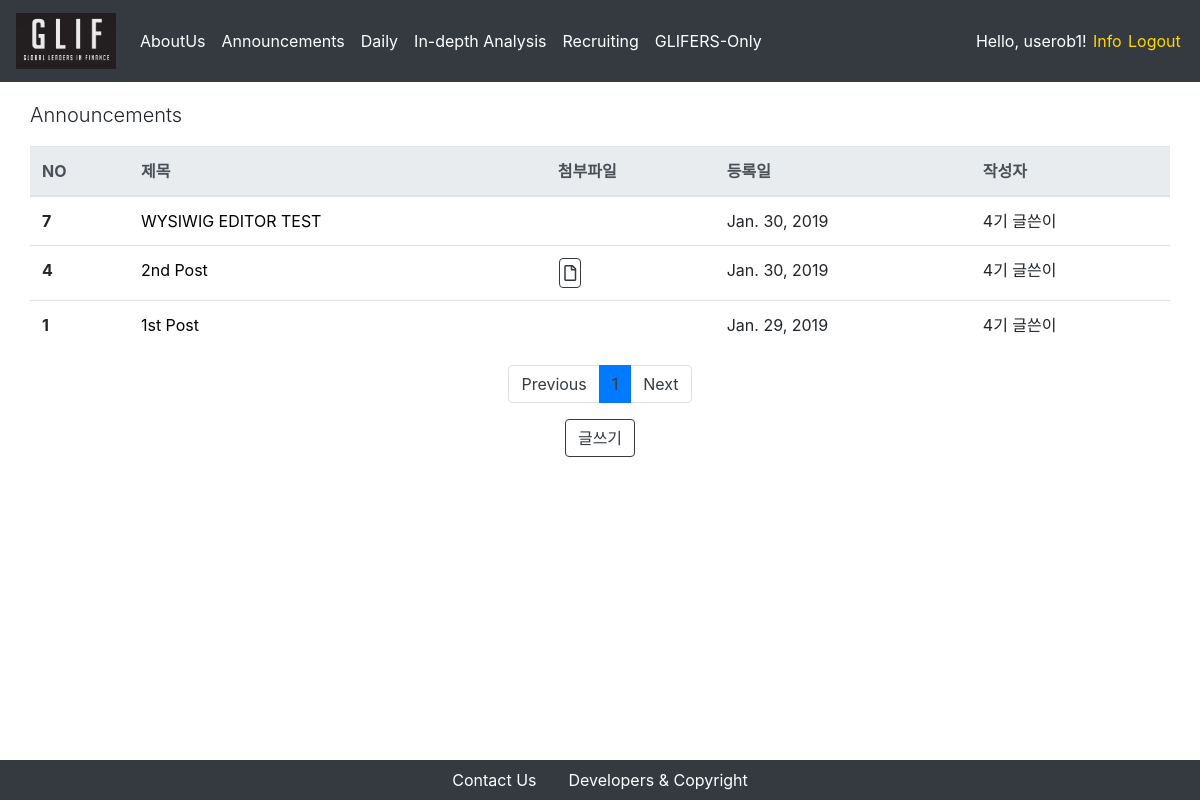
Page /announcement/ (signed in) on the committed database.
### users/models.py (models this page shows, shortened)
class CustomUser(AbstractUser):
    is_glifer = models.BooleanField(default=False)
    is_applicant = models.BooleanField(default=False)

class Glifer(models.Model):
    user = models.OneToOneField(CustomUser, on_delete = models.CASCADE, primary_key = True)
    is_mentor = models.BooleanField(default=False)
    name_en = models.CharField(max_length = 250)
    name_kr = models.CharField(max_length = 250)
    birthdate = models.DateField(default = "2000-01-01")
    phonenumber = models.CharField(max_length = 250)
    email= models.EmailField(max_length = 250)
    work_at = models.CharField(max_length = 250, blank = True)
    self_intro = models.TextField(max_length = 1000)
    profile_img = models.FileField(upload_to = 'profiles/%Y/%m/%d/', default = '/users/man-user.png')
    nth = models.CharField(
        max_length=2,
        choices=nth_CHOICES,
        default=glif_4th,
    )
    def __str__(self):
        return self.nth + " " + self.name_kr

### announcement/models.py (models this page shows, shortened)
class Post(models.Model):
    title = models.CharField(max_length = 250)
    attached_file = models.FileField(upload_to = 'announcement_attached_files/%Y/%m/%d/', blank = True, null = True)
    written_date = models.DateField(auto_now = True)
    writer = models.ForeignKey(Glifer, on_delete = models.CASCADE, related_name = "announcement_writer")
    content = RichTextUploadingField()

### announcement/views.py (the view)
# urls.py: path('', PostListView.as_view(), name='announcement-index'),
class PostListView(ListView):
    model = Post
    template_name = 'announcement/index.html'
    context_object_name = "posts"
    paginate_by = 5
    block_size = 5 # 하단의 페이지 목록 수
    def get_queryset(self):
        order_by_recent_time = Post.objects.all().order_by("-pk")
        return order_by_recent_time
    def get_context_data(self, **kwargs):
        context = super(PostListView, self).get_context_data(**kwargs)
        block_size = 5 # 하단의 페이지 목록 수
        start_index = int((context['page_obj'].number - 1) / self.block_size) * self.block_size
        end_index = min(start_index + self.block_size, len(context['paginator'].page_range))
        context['page_range'] = context['paginator'].page_range[start_index:end_index]
        return context

### announcement/templates/announcement/index.html
{% extends 'setups/base.html' %}
{% block body %}
<div class = "container">
    <div class = "row">
        <p class = "lead">Announcements</p>
        <table class="table">
            <thead class="thead-light">
                <tr>
                    <th scope="col">NO</th>
                    <th scope="col">제목</th>
                    <th scope="col">첨부파일</th>
                    <th scope="col">등록일</th>
                    <th scope="col">작성자</th>
                </tr>
            </thead>
            <tbody>
                {% for post in posts %}
                    <tr>
                        <th scope="row">{{ post.id }}</th>
                        <td>
                            <a href="/announcement/{{post.pk}}" style = "color:black"> {{ post.title }} </a>
                        </td>
                        {% if post.attached_file != '' %}
                            <td><button type="button" class="btn btn-outline-dark btn-download" onclick="location.href = '/announcement/{{post.pk}}/download'"><i class="far fa-file"></i></button></td>
                        {% else %}
                            <td></td>
                        {% endif %}
                        <td>{{ post.written_date }}</td>
                        <td>{{ post.writer }}</td>
                    </tr>
                {% endfor %}
            </tbody>
        </table>
    </div>
    <nav aria-label="Page navigation">
        <ul class="pagination justify-content-center">
            {% if page_obj.has_previous %}
            <li class = "page-item">
                <a class = "page-link" href="?page={{ page_obj.previous_page_number }}" aria-label="Previous">
                Previous
                </a>
            </li>
            {% else %}
            <li class="page-item"><a class="page-link" href="#" tabindex="-1" aria-disabled="true">Previous</a></li>
            {% endif %}
            {% for i in page_range %}
            {% if page_obj.number == i %}
                <li class = "active page-item"><a class="page-link" href="#">{{i}}</a></li>
            {% else %}
                <li class = "page-item"><a class = "page-link" href="?page={{ i }}">{{ i }}</a></li>
            {% endif %}
            {% endfor %}
            {% if page_obj.has_next %}
            <li class = "page-item">
                <a class = "page-link" href="?page={{ page_obj.next_page_number }}" aria-label="Next">
                    Next
                </a>
            </li>
            {% else %}
            <li class="page-item">
                <a class="page-link" href="#">Next</a>
            </li>
            {% endif %}
        </ul>
    </nav>
    <div class = "row align-items-center justify-content-center">
        <button type="button" class="btn btn-outline-dark" onclick="location.href = '/announcement/new'">글쓰기</button>
    </div>
</div>
{% endblock %}

### setups/templates/setups/base.html (shortened to what this page needs)
<!DOCTYPE html>
<html lang="en">
<head>
    {% load staticfiles %}
    <link rel="stylesheet" href="https://stackpath.bootstrapcdn.com/bootstrap/4.2.1/css/bootstrap.min.css">
    <link rel="stylesheet" type="text/css" href="{% static 'setups/css/index.css' %}">
    <link rel="stylesheet" type="text/css" href="{% static 'setups/css/navbar.css' %}">
    <link rel="stylesheet" type="text/css" href="{% static 'setups/css/aboutUs.css' %}">
    <link rel="stylesheet" type="text/css" href="{% static 'setups/css/daily.css' %}">
    <link rel="stylesheet" type="text/css" href="{% static 'setups/css/recruit.css' %}">
    <link rel="stylesheet" href="https://use.fontawesome.com/releases/v5.6.3/css/all.css">
</head>
<body>
    <nav class="navbar fixed-top navbar-expand-lg navbar-dark bg-dark">
        <a class = "navbar-brand" href = "/"><img class = "logo-img" src="{% static 'setups/images/gliflinklogo.png' %}"></a>
        <div class="collapse navbar-collapse" id="navbarSupportedContent">
        <ul class="navbar-nav mr-auto">
            <li class="nav-item dropdown">
                <a class="nav-link dropdown-toggle" href="#" id="navbarDropdownMenuLink" role="button" data-toggle="dropdown" aria-haspopup="false" aria-expanded="true">
                    AboutUs
                </a>
            </li>
            <li class="nav-item active">
                <a class="nav-link" href="/announcement">Announcements <span class="sr-only">(current)</span></a>
            </li>
            <li class="nav-item dropdown">
                <a class="nav-link dropdown-toggle" href="#" id="navbarDropdownMenuLink" role="button" data-toggle="dropdown" aria-haspopup="false" aria-expanded="true">
                    Daily
                </a>
            </li>
            <li class="nav-item active">
                <a class="nav-link" href="/indepthanalysis">In-depth Analysis <span class="sr-only">(current)</span></a>
            </li>
            <li class="nav-item active">
                <a class="nav-link" href="/recruiting">Recruiting <span class="sr-only">(current)</span></a>
            </li>
            <li class="nav-item dropdown">
                <a class="nav-link dropdown-toggle" href="#" id="navbarDropdownMenuLink" role="button" data-toggle="dropdown" aria-haspopup="false" aria-expanded="true">
                    GLIFERS-Only
                </a>
            </li>
        </ul>
        {% if user.is_authenticated %}
            <ul class="nav navbar-nav navbar-right">
                <li class = "authentification greeting">
                    Hello, {{ user.glifer.name_en }}!
                </li>
                <li class = "authentification"> <a class = "auth-link" href="/accounts/glifer/userinfo/{{ user.pk }}">Info</a> </li>
                <li class = "authentification"> <a class = "auth-link" href="{% url 'logout' %}">Logout</a> </li>
            </ul>
        {% else %}
            <ul class="nav navbar-nav navbar-right">
                <li class = "authentification"> <a class = "auth-link" href="{% url 'login' %}">Login</a> </li>
                <li class = "authentification"> <a class = "auth-link" href="{% url 'signup' %}">Sign up</a> </li>
            </ul>
        {% endif %}
        </div>
    </nav>
    {% block body %}{% endblock %}
    <div class="fixed-bottom bg-dark text-muted">
        <ul class="nav justify-content-center">
            <li class="nav-item">
                <a class="nav-link active" href="#" data-toggle="modal" data-target="#contactus">Contact Us</a>
            </li>
            <li class="nav-item">
                <a class="nav-link" href="#" data-toggle="modal" data-target="#devcopy">Developers & Copyright</a>
            </li>
        </ul>
    </div>
    </body>
</html>

### setups/static/setups/css/index.css (style rules this page uses)
.container { margin-top: 100px; margin-bottom: 100px; }
.btn { margin-left: 0.1em; margin-right: 0.1em; }
.btn.btn-download { padding: 2px 4px; }
a.page-link { color: #343a40!important; }
.page-item.active { background-color: gold; }

### setups/static/setups/css/navbar.css (style rules this page uses)
.navbar-dark .navbar-nav .nav-link { color: white; }
.logo-img { width: 100px; }
a { color: white; }
.dropdown-toggle::after { display:none; }
.authentification { padding-right: 0.2em; padding-left: 0.2em; }
.authentification.greeting { color: white; }
a.auth-link { color: gold; }

### rows in the picture
CustomUser: glifer.name_en "userob1"
Post: id "7", title "WYSIWIG EDITOR TEST", written_date "Jan. 30, 2019", writer "4기 글쓴이"
Post: id "4", title "2nd Post", written_date "Jan. 30, 2019", writer "4기 글쓴이"
Post: id "1", title "1st Post", written_date "Jan. 29, 2019", writer "4기 글쓴이"

### other values in the picture
{{ i }} "1"
